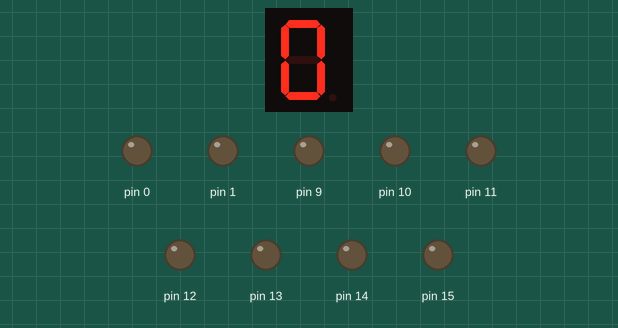
Recording of a sketch running on a simulated Arduino Uno, built with avr-gcc and run on an emulated ATmega328P. Parts: 1-digit seven-segment display, output pins drawn as LEDs (lit = HIGH). Wiring (inferred from the names in the program): 1-digit 7-segment display, segments lit when LOW: segments pin 4, pin 5, pin 8, pin 7, pin 6, pin 3, pin 2. The segment pins are drawn as the display they are named for; pins used as bus, display or sensor lines are not drawn.

Above: at 0.1 s.
At 10.1 s:
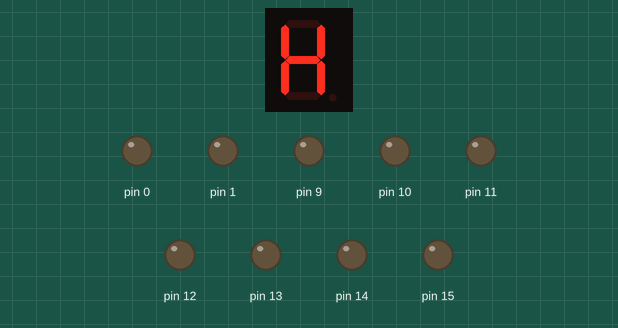
At 11.1 s:
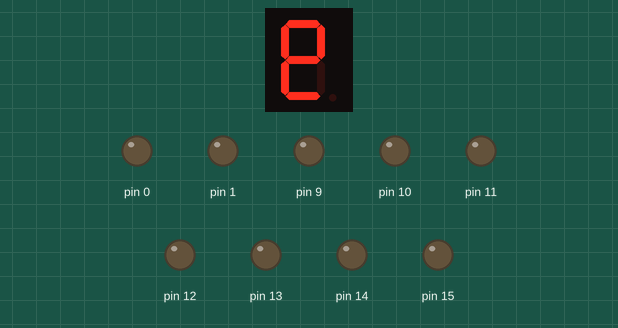
At 12.1 s:
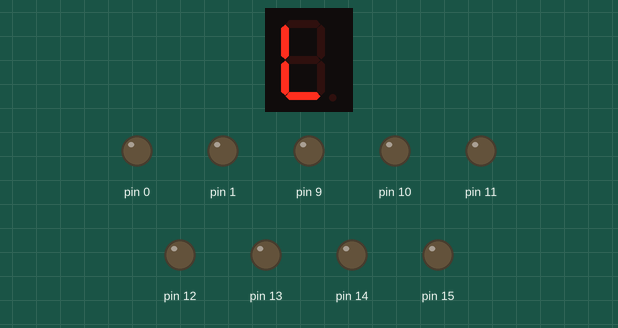
At 13.1 s:
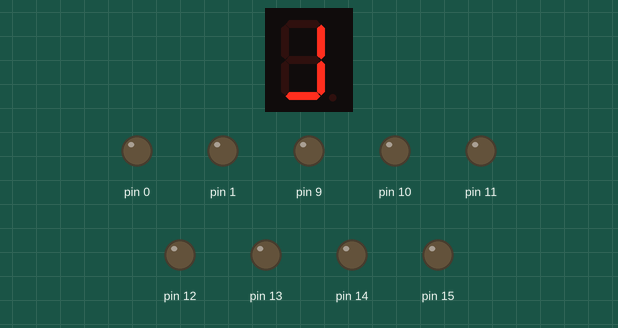
At 14.1 s:
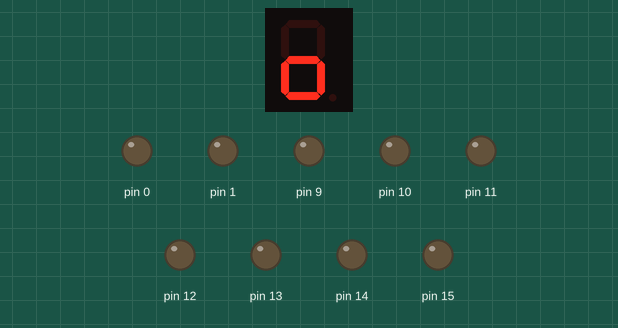

Measured:
- by itself, everything shown: repeats every 16.0 s, in 15 steps
- what the display in image 1 shows lasts 1.0 s, from 10.0 s to 11.0 s
- what the display in image 5 shows lasts 2.0 s, from 14.0 s to 16.0 s

The sketch:

microproj.ino
```cpp
#define segmentA 4 //TOP
#define segmentB 3 //top left
#define segmentC 5 //top right
#define segmentD 2 //middle
#define segmentE 7 //BOTTOM
#define segmentF 6 //BOTTOM LEFT
#define segmentG 8 //BOTTOM RIGHT


int var=0;      //initializes the variable for display outputs

void setup()

{
  for (int var=0;var<16;var++)
   {
     pinMode(var, OUTPUT);      //factors in the pins for variable outputs
   }
}


void loop()
{
  switch (var)

  {
      case 0:
        digitalWrite(segmentA, LOW);
        digitalWrite(segmentB, LOW);
        digitalWrite(segmentC, LOW);
        digitalWrite(segmentD, HIGH);
        digitalWrite(segmentE, LOW);
        digitalWrite(segmentF, LOW);
        digitalWrite(segmentG, LOW);
      break;

     case 1:
        digitalWrite(segmentA, HIGH);
        digitalWrite(segmentB, HIGH);
        digitalWrite(segmentC, LOW);
        digitalWrite(segmentD, HIGH);
        digitalWrite(segmentE, HIGH);
        digitalWrite(segmentF, HIGH);
        digitalWrite(segmentG, LOW);
     break;

     case 2:
        digitalWrite(segmentA, LOW);
        digitalWrite(segmentB, HIGH);
        digitalWrite(segmentC, LOW);
        digitalWrite(segmentD, LOW);
        digitalWrite(segmentE, LOW);
        digitalWrite(segmentF, LOW);
        digitalWrite(segmentG, HIGH);
     break;

     case 3:
        digitalWrite(segmentA, LOW);
        digitalWrite(segmentB, HIGH);
        digitalWrite(segmentC, LOW);
        digitalWrite(segmentD, LOW);
        digitalWrite(segmentE, LOW);
        digitalWrite(segmentF, HIGH);
        digitalWrite(segmentG, LOW);
     break;

     case 4:
        digitalWrite(segmentA, HIGH);
        digitalWrite(segmentB, LOW);
        digitalWrite(segmentC, LOW);
        digitalWrite(segmentD, LOW);
        digitalWrite(segmentE, HIGH);
        digitalWrite(segmentF, HIGH);
        digitalWrite(segmentG, LOW);
     break;

     case 5:
        digitalWrite(segmentA, LOW);
        digitalWrite(segmentB, LOW);
        digitalWrite(segmentC, HIGH);
        digitalWrite(segmentD, LOW);
        digitalWrite(segmentE, LOW);
        digitalWrite(segmentF, HIGH);
        digitalWrite(segmentG, LOW);
     break;

     case 6:
        digitalWrite(segmentA, HIGH);
        digitalWrite(segmentB, LOW);
        digitalWrite(segmentC, HIGH);
        digitalWrite(segmentD, LOW);
        digitalWrite(segmentE, LOW);
        digitalWrite(segmentF, LOW);
        digitalWrite(segmentG, LOW);
     break;

     case 7:
        digitalWrite(segmentA, LOW);
        digitalWrite(segmentB, HIGH);
        digitalWrite(segmentC, LOW);
        digitalWrite(segmentD, HIGH);
        digitalWrite(segmentE, HIGH);
        digitalWrite(segmentF, HIGH);
        digitalWrite(segmentG, LOW);
     break;

     case 8:
        digitalWrite(segmentA, LOW);
        digitalWrite(segmentB, LOW);
        digitalWrite(segmentC, LOW);
        digitalWrite(segmentD, LOW);
        digitalWrite(segmentE, LOW);
        digitalWrite(segmentF, LOW);
        digitalWrite(segmentG, LOW);
     break;

     case 9:
        digitalWrite(segmentA, LOW);
        digitalWrite(segmentB, LOW);
        digitalWrite(segmentC, LOW);
        digitalWrite(segmentD, LOW);
        digitalWrite(segmentE, HIGH);
        digitalWrite(segmentF, HIGH);
        digitalWrite(segmentG, LOW);
     break;

     case 10:
        digitalWrite(segmentA, HIGH);
        digitalWrite(segmentB, LOW);
        digitalWrite(segmentC, LOW);
        digitalWrite(segmentD, LOW);
        digitalWrite(segmentE, HIGH);
        digitalWrite(segmentF, LOW);
        digitalWrite(segmentG, LOW);
     break;

     case 11:
        digitalWrite(segmentA, LOW);
        digitalWrite(segmentB, LOW);
        digitalWrite(segmentC, LOW);
        digitalWrite(segmentD, LOW);
        digitalWrite(segmentE, LOW);
        digitalWrite(segmentF, LOW);
        digitalWrite(segmentG, HIGH);
     break;

     case 12:                   //This case will print an 'L'
        digitalWrite(segmentA, HIGH);
        digitalWrite(segmentB, LOW);
        digitalWrite(segmentC, HIGH);
        digitalWrite(segmentD, HIGH);
        digitalWrite(segmentE, LOW);
        digitalWrite(segmentF, LOW);
        digitalWrite(segmentG, HIGH);
     break;

     case 13:                   //This case will print a backwards 'L'
        digitalWrite(segmentA, HIGH);
        digitalWrite(segmentB, HIGH);
        digitalWrite(segmentC, LOW);
        digitalWrite(segmentD, HIGH);
        digitalWrite(segmentE, LOW);
        digitalWrite(segmentF, HIGH);
        digitalWrite(segmentG, LOW);
     break;

     case 14:
        digitalWrite(segmentA, HIGH);
        digitalWrite(segmentB, HIGH);
        digitalWrite(segmentC, HIGH);
        digitalWrite(segmentD, LOW);
        digitalWrite(segmentE, LOW);
        digitalWrite(segmentF, LOW);
        digitalWrite(segmentG, LOW);
     break;
     break;                     //ends the switch case
  }

  if (var<16){
    var++;
    delay(1000); //delays for one second
  }

  if (var==15){
    var=0;
    delay(1000);
  }
}
```
